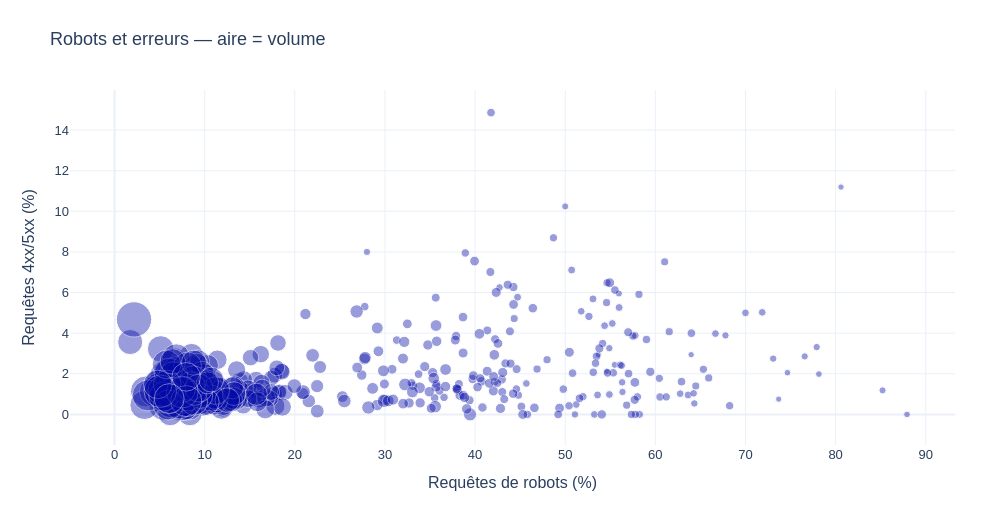

The cell this chart's notebook holds for it:
### Markdown cell above
### <b><div style='padding:15px;background-color:#d8dcd6;color:#030aa7;font-size:120%;text-align: left'>Plotly</div></b>

### Code cell
ID_GRAPHIQUE = '04_02'
BIBLIOTHEQUE = 'plotly'
fig=px.scatter(a,x='part_bots',y='taux_erreur',size='requetes',size_max=25,opacity=.4,hover_data=['minute'],labels={'part_bots':'Requêtes de robots (%)','taux_erreur':'Requêtes 4xx/5xx (%)','requetes':'Requêtes'})
montrer_plotly(fig,'Robots et erreurs — aire = volume')

### Figure 1 — Plotly figure (JSON) as saved in the notebook; plotly's stock layout.template omitted (floating-point values rounded to 4 significant figures; data arrays with more than 128 entries replaced by an {"elided": "..."} marker saying what was removed)
{"data": [{"customdata": {"elided": "429x1 str values"}, "hovertemplate": "Requêtes de robots (%)=%{x}<br>Requêtes 4xx/5xx (%)=%{y}<br>Requêtes=%{marker.size}<br>minute=%{customdata[0]}<extra></extra>", "legendgroup": "", "marker": {"color": "#030aa7", "opacity": 0.4, "size": {"elided": "429 int values"}, "sizemode": "area", "sizeref": 6.602, "symbol": "circle"}, "mode": "markers", "name": "", "orientation": "v", "showlegend": false, "type": "scatter", "x": {"elided": "429 float values"}, "xaxis": "x", "y": {"elided": "429 float values"}, "yaxis": "y"}], "layout": {"font": {"family": "Arial", "size": 13}, "height": 520, "legend": {"itemsizing": "constant", "tracegroupgap": 0}, "margin": {"b": 75, "l": 70, "r": 45, "t": 90}, "title": {"text": "Robots et erreurs — aire = volume"}, "width": 1000, "xaxis": {"anchor": "y", "domain": [0, 1], "title": {"text": "Requêtes de robots (%)"}}, "yaxis": {"anchor": "x", "domain": [0, 1], "title": {"text": "Requêtes 4xx/5xx (%)"}}}}
